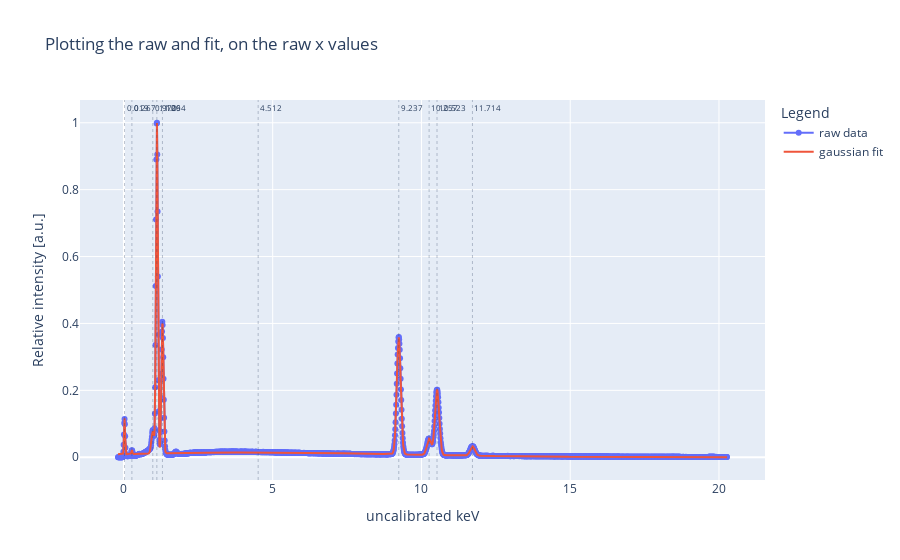

Here is the notebook cell this chart was saved with:
### Code cell
fig = fitting_plot(data[0], y_raw, y_fit=y_fit, vlines=peaks_kev, xaxis_title='uncalibrated keV', title='Plotting the raw and fit, on the raw x values')
fig.show()

# to save the figure, uncomment the following line
# fig.write_image('Example_data_plot_uncalibrated.html')

### Figure 1 — Plotly figure (JSON) as saved in the notebook; plotly's stock layout.template omitted (floating-point values rounded to 4 significant figures; data arrays with more than 128 entries replaced by an {"elided": "..."} marker saying what was removed)
{"data": [{"mode": "lines+markers", "name": "raw data", "type": "scatter", "x": {"elided": "2048 float values"}, "y": {"elided": "2048 float values"}}, {"mode": "lines", "name": "gaussian fit", "type": "scatter", "x": {"elided": "2048 float values"}, "y": {"elided": "2048 float values"}}], "layout": {"annotations": [{"font": {"size": 8}, "showarrow": false, "text": "0.019", "x": 0.01898, "xanchor": "left", "xref": "x", "y": 1, "yanchor": "top", "yref": "y domain"}, {"font": {"size": 8}, "showarrow": false, "text": "0.267", "x": 0.2672, "xanchor": "left", "xref": "x", "y": 1, "yanchor": "top", "yref": "y domain"}, {"font": {"size": 8}, "showarrow": false, "text": "0.970", "x": 0.9695, "xanchor": "left", "xref": "x", "y": 1, "yanchor": "top", "yref": "y domain"}, {"font": {"size": 8}, "showarrow": false, "text": "1.106", "x": 1.106, "xanchor": "left", "xref": "x", "y": 1, "yanchor": "top", "yref": "y domain"}, {"font": {"size": 8}, "showarrow": false, "text": "1.294", "x": 1.294, "xanchor": "left", "xref": "x", "y": 1, "yanchor": "top", "yref": "y domain"}, {"font": {"size": 8}, "showarrow": false, "text": "4.512", "x": 4.512, "xanchor": "left", "xref": "x", "y": 1, "yanchor": "top", "yref": "y domain"}, {"font": {"size": 8}, "showarrow": false, "text": "9.237", "x": 9.237, "xanchor": "left", "xref": "x", "y": 1, "yanchor": "top", "yref": "y domain"}, {"font": {"size": 8}, "showarrow": false, "text": "10.257", "x": 10.26, "xanchor": "left", "xref": "x", "y": 1, "yanchor": "top", "yref": "y domain"}, {"font": {"size": 8}, "showarrow": false, "text": "10.523", "x": 10.52, "xanchor": "left", "xref": "x", "y": 1, "yanchor": "top", "yref": "y domain"}, {"font": {"size": 8}, "showarrow": false, "text": "11.714", "x": 11.71, "xanchor": "left", "xref": "x", "y": 1, "yanchor": "top", "yref": "y domain"}], "legend": {"title": {"text": "Legend"}}, "shapes": [{"line": {"dash": "dot", "width": 0.3}, "type": "line", "x0": 0.01898, "x1": 0.01898, "xref": "x", "y0": 0, "y1": 1, "yref": "y domain"}, {"line": {"dash": "dot", "width": 0.3}, "type": "line", "x0": 0.2672, "x1": 0.2672, "xref": "x", "y0": 0, "y1": 1, "yref": "y domain"}, {"line": {"dash": "dot", "width": 0.3}, "type": "line", "x0": 0.9695, "x1": 0.9695, "xref": "x", "y0": 0, "y1": 1, "yref": "y domain"}, {"line": {"dash": "dot", "width": 0.3}, "type": "line", "x0": 1.106, "x1": 1.106, "xref": "x", "y0": 0, "y1": 1, "yref": "y domain"}, {"line": {"dash": "dot", "width": 0.3}, "type": "line", "x0": 1.294, "x1": 1.294, "xref": "x", "y0": 0, "y1": 1, "yref": "y domain"}, {"line": {"dash": "dot", "width": 0.3}, "type": "line", "x0": 4.512, "x1": 4.512, "xref": "x", "y0": 0, "y1": 1, "yref": "y domain"}, {"line": {"dash": "dot", "width": 0.3}, "type": "line", "x0": 9.237, "x1": 9.237, "xref": "x", "y0": 0, "y1": 1, "yref": "y domain"}, {"line": {"dash": "dot", "width": 0.3}, "type": "line", "x0": 10.26, "x1": 10.26, "xref": "x", "y0": 0, "y1": 1, "yref": "y domain"}, {"line": {"dash": "dot", "width": 0.3}, "type": "line", "x0": 10.52, "x1": 10.52, "xref": "x", "y0": 0, "y1": 1, "yref": "y domain"}, {"line": {"dash": "dot", "width": 0.3}, "type": "line", "x0": 11.71, "x1": 11.71, "xref": "x", "y0": 0, "y1": 1, "yref": "y domain"}], "title": {"text": "Plotting the raw and fit, on the raw x values"}, "xaxis": {"title": {"text": "uncalibrated keV"}}, "yaxis": {"title": {"text": "Relative intensity [a.u.]"}}}}
